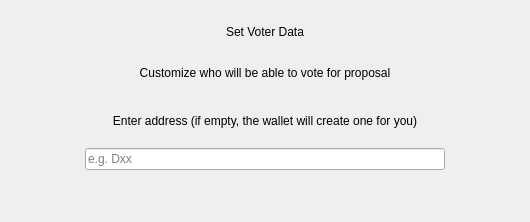
        <widget class="QWidget" name="page_6">
         <layout class="QVBoxLayout" name="verticalLayout_588" stretch="0,0,0,0,0,0,0">
          <property name="spacing">
           <number>6</number>
          </property>
          <property name="leftMargin">
           <number>85</number>
          </property>
          <property name="topMargin">
           <number>12</number>
          </property>
          <property name="rightMargin">
           <number>85</number>
          </property>
          <property name="bottomMargin">
           <number>12</number>
          </property>
          <item alignment="Qt::AlignHCenter">
           <widget class="QLabel" name="labelTitleVoter">
            <property name="minimumSize">
             <size>
              <width>0</width>
              <height>40</height>
             </size>
            </property>
            <property name="maximumSize">
             <size>
              <width>16777215</width>
              <height>50</height>
             </size>
            </property>
            <property name="text">
             <string>Set Voter Data</string>
            </property>
           </widget>
          </item>
          <item alignment="Qt::AlignHCenter">
           <widget class="QLabel" name="labelSubtitleVoter">
            <property name="minimumSize">
             <size>
              <width>360</width>
              <height>30</height>
             </size>
            </property>
            <property name="text">
             <string>Customize who will be able to vote for proposal</string>
            </property>
            <property name="alignment">
             <set>Qt::AlignCenter</set>
            </property>
            <property name="wordWrap">
             <bool>true</bool>
            </property>
           </widget>
          </item>
          <item>
           <spacer name="verticalSpacer_1_134">
            <property name="orientation">
             <enum>Qt::Vertical</enum>
            </property>
            <property name="sizeType">
             <enum>QSizePolicy::Fixed</enum>
            </property>
            <property name="sizeHint" stdset="0">
             <size>
              <width>20</width>
              <height>20</height>
             </size>
            </property>
           </spacer>
          </item>
          <item>
           <widget class="QLabel" name="labelSubtitleVoterKey">
            <property name="text">
             <string>Enter address (if empty, the wallet will create one for you)</string>
            </property>
            <property name="alignment">
             <set>Qt::AlignCenter</set>
            </property>
           </widget>
          </item>
          <item>
           <spacer name="verticalSpacer_1_940">
            <property name="orientation">
             <enum>Qt::Vertical</enum>
            </property>
            <property name="sizeType">
             <enum>QSizePolicy::Fixed</enum>
            </property>
            <property name="sizeHint" stdset="0">
             <size>
              <width>20</width>
              <height>14</height>
             </size>
            </property>
           </spacer>
          </item>
          <item>
           <widget class="QLineEdit" name="lineEditVoterKey">
            <property name="placeholderText">
             <string notr="true">e.g. Dxx</string>
            </property>
           </widget>
          </item>
          <item>
           <spacer name="verticalSpacer_1_540">
            <property name="orientation">
             <enum>Qt::Vertical</enum>
            </property>
            <property name="sizeHint" stdset="0">
             <size>
              <width>20</width>
              <height>40</height>
             </size>
            </property>
           </spacer>
          </item>
         </layout>
        </widget>
